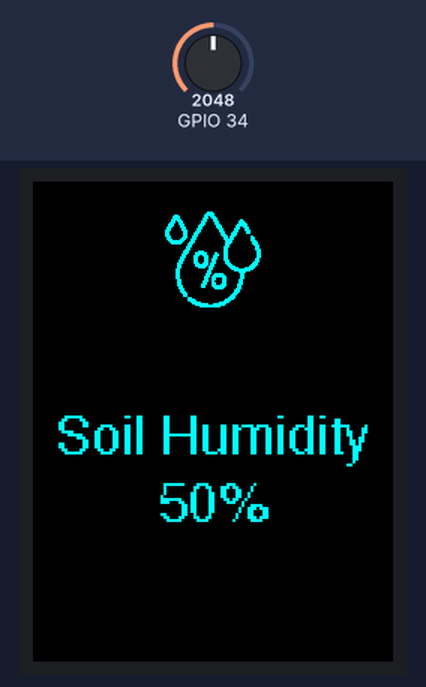
A sketch run on a simulated ESP32. Parts: 240×320 colour display. Inputs (shaded band) come from the test bench; at power-on: GPIO 34 = 2048. WiFi joins after 1.5 s; servers stay silent unless stated; network time is answered at once with the bench clock; the local clock reads 2024-03-15 10:24:30 at power-on unless the sketch sets it; what the sketch prints to the serial monitor is not drawn.

Above: at 1.9 s.
At 5.7 s:
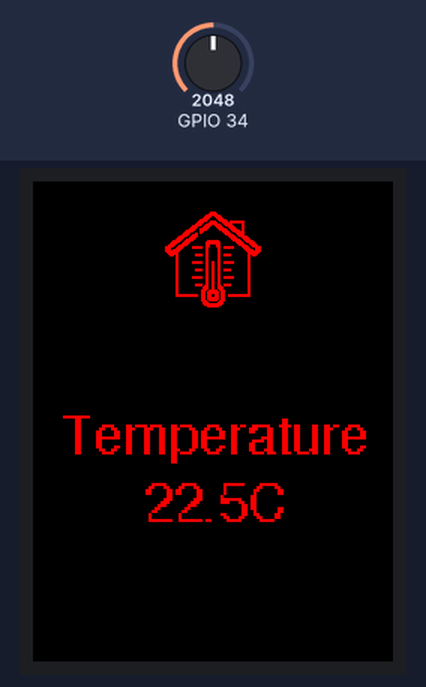
5.8 s: GPIO 34 set to 2866
At 16.3 s:
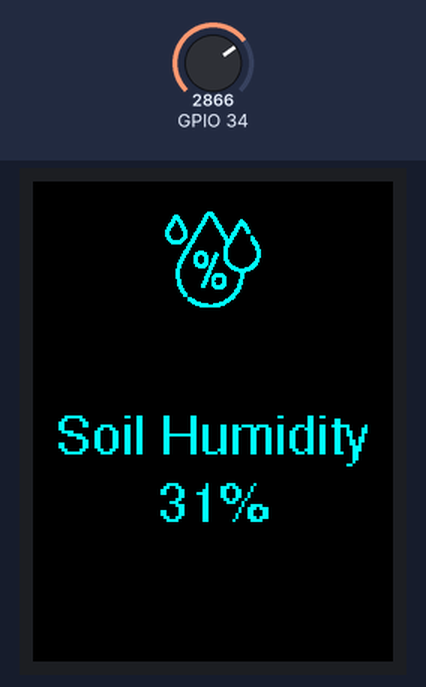
16.9 s: GPIO 34 set to 3603
At 32.0 s:
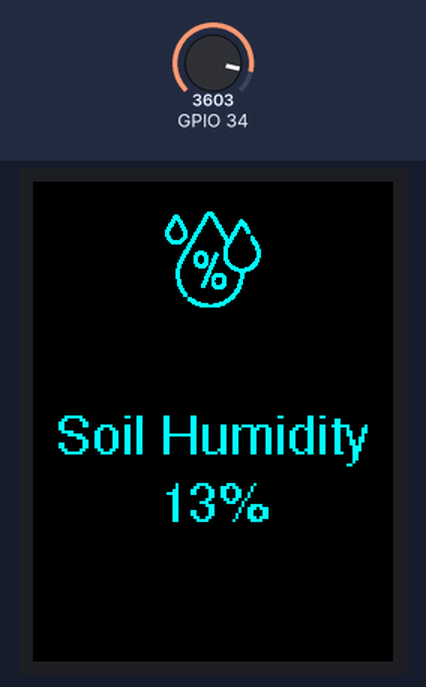
Timing chart, 0 to 33.5 s (numbered marks = the images above; inputs shaded):
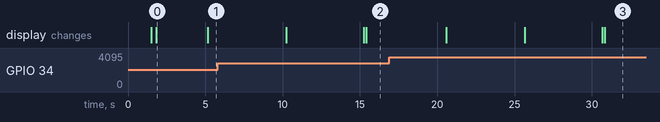

The sketch:

SmartPlot.ino
```cpp
#include <WiFi.h>
#include <WiFiManager.h>
#include <TFT_eSPI.h>
#include <NTPClient.h>
#include <WiFiUdp.h>
#include "ScreenManager.h"
#include "SoilHumidityScreen.h"
#include "TemperatureScreen.h"
#include "HumiditySensorManager.h"
#include "TimeScreen.h"

TFT_eSPI display = TFT_eSPI();  // Create display object
ScreenManager screenManager(display);  // Pass the display to the ScreenManager

HumiditySensorManager humiditySensor(34);  // Pin connected to the humidity sensor

const char* ssid     = "TISCALI_D75E";
const char* password = "MGX48NRMQR";

WiFiUDP ntpUDP;
NTPClient timeClient(ntpUDP, "europe.pool.ntp.org", 3600, 60000);

void setup() {
    Serial.begin(115200);

    WiFi.begin(ssid, password);
    Serial.print("Connecting to WiFi");
    while (WiFi.status() != WL_CONNECTED) {
        delay(500);
        Serial.print(".");
    }
    Serial.println("Connected");

    display.init();
    display.setRotation(2);  // Adjust as needed
    display.setTextSize(2);
    display.setFreeFont(&FreeSans9pt7b);  // Set the custom font

    timeClient.begin();

    humiditySensor.init();  // Initialize the humidity sensor

    // Initialize screens
    SoilHumidityScreen* soilHumidityScreen = new SoilHumidityScreen(&humiditySensor);
    TemperatureScreen* temperatureScreen = new TemperatureScreen(22.5);   // Example temperature value (commented as you don't have a sensor yet)
    TimeScreen* timeScreen = new TimeScreen(timeClient);

    screenManager.addScreen(soilHumidityScreen);
    screenManager.addScreen(temperatureScreen);  // Add temperature screen when sensor is available
    screenManager.addScreen(timeScreen);  // Add the time screen

    // Show the first screen
    screenManager.displayCurrentScreen();
}

void loop() {
    static unsigned long lastSwitchTime = 0;
    timeClient.update();  // Update time from NTP server

    if (millis() - lastSwitchTime > 5000) {  // Switch screen every 5 seconds
        screenManager.nextScreen();
        screenManager.displayCurrentScreen();
        lastSwitchTime = millis();
        Serial.print("Switched to screen ");
    }
}
```

HumiditySensorManager.cpp
```cpp
#include "HumiditySensorManager.h"
#include <Arduino.h>

HumiditySensorManager::HumiditySensorManager(int analogPin) : pin(analogPin) {}

void HumiditySensorManager::init() {
    pinMode(pin, INPUT);
}

int HumiditySensorManager::readHumidity() {
    int analogValue = analogRead(pin);
    int percentageHumidity = map(analogValue, 0, 4095, 100, 0);  // Convert analog value to percentage
    return percentageHumidity;
}
```

HumiditySensorManager.h
```cpp
#ifndef HUMIDITYSENSORMANAGER_H
#define HUMIDITYSENSORMANAGER_H

class HumiditySensorManager {
public:
    HumiditySensorManager(int analogPin);
    void init();
    int readHumidity();

private:
    int pin;
};

#endif
```

Screen.h
```cpp
#ifndef SCREEN_H
#define SCREEN_H

#include <TFT_eSPI.h>  // Include TFT_eSPI here

class Screen {
public:
    virtual void display(TFT_eSPI &display) = 0;
};

#endif
```

ScreenManager.cpp
```cpp
#include "ScreenManager.h"

ScreenManager::ScreenManager(TFT_eSPI& display) : display(display), currentScreenIndex(0) {}

void ScreenManager::addScreen(Screen* screen) {
    screens.push_back(screen);
}

void ScreenManager::nextScreen() {
    currentScreenIndex = (currentScreenIndex + 1) % screens.size();
}

void ScreenManager::displayCurrentScreen() {
    if (!screens.empty()) {
        display.fillScreen(TFT_BLACK);
        screens[currentScreenIndex]->display(display);
    }
}
```

ScreenManager.h
```cpp
#ifndef SCREENMANAGER_H
#define SCREENMANAGER_H

#include <vector>
#include "Screen.h"

class ScreenManager {
public:
    ScreenManager(TFT_eSPI& display);
    void addScreen(Screen* screen);
    void nextScreen();
    void displayCurrentScreen();

private:
    TFT_eSPI& display;
    std::vector<Screen*> screens;
    int currentScreenIndex;
};

#endif
```

SoilHumidityScreen.cpp
```cpp
#include "SoilHumidityScreen.h"
#include "humidityIcon.h"  // Assicurati che il file dell'icona sia incluso

SoilHumidityScreen::SoilHumidityScreen(HumiditySensorManager* sensorManager) : sensorManager(sensorManager) {}

void SoilHumidityScreen::display(TFT_eSPI &display) {
    int humidity = sensorManager->readHumidity();  // Get the current humidity reading

    display.fillScreen(TFT_BLACK);
    display.setTextColor(TFT_CYAN, TFT_BLACK);
    display.setFreeFont(&FreeSans9pt7b);  // Set the custom font

    // Display the icon at the top center
    int iconX = (display.width() - 64) / 2;  // Adjust for your icon size
    int iconY = 20;  // Adjust for desired position
    display.drawBitmap(iconX, iconY, humidityIcon, 64, 64, TFT_CYAN);

    // Calculate the width of the first line text
    String firstLine = "Soil Humidity";
    int firstLineWidth = display.textWidth(firstLine.c_str());

    // Calculate the position to center the first line text
    int firstLineCenterX = (display.width() - firstLineWidth) / 2;

    // Display the first line centered
    display.setCursor(firstLineCenterX, display.height() / 2 + 20);
    display.println(firstLine);

    // Convert the humidity to a string and get its width
    String humidityStr = String(humidity) + "%";
    int percentageWidth = display.textWidth(humidityStr.c_str());

    // Calculate the position to center the percentage on the second line
    int percentageCenterX = (display.width() - percentageWidth) / 2;

    // Display the second line with the percentage centered
    display.setCursor(percentageCenterX, display.height() / 2 + 65);
    display.print(humidityStr);
}
```

SoilHumidityScreen.h
```cpp
#ifndef SOILHUMIDITYSCREEN_H
#define SOILHUMIDITYSCREEN_H

#include "Screen.h"
#include "HumiditySensorManager.h"

class SoilHumidityScreen : public Screen {
public:
    SoilHumidityScreen(HumiditySensorManager* sensorManager);
    void display(TFT_eSPI &display) override;

private:
    HumiditySensorManager* sensorManager;
};

#endif
```

TemperatureScreen.cpp
```cpp
#include "TemperatureScreen.h"
#include "roomTemperatureIcon.h"

TemperatureScreen::TemperatureScreen(float temperature) : temperature(temperature) {}

void TemperatureScreen::display(TFT_eSPI &display) {
    display.fillScreen(TFT_BLACK);
    display.setTextColor(TFT_RED, TFT_BLACK);
    display.setFreeFont(&FreeSans9pt7b);  // Set the custom font

     //Display the icon at the top center (if you have one for temperature)
     int iconX = (display.width() - 64) / 2;  // Adjust for your icon size
     int iconY = 20;  // Adjust for desired position
     display.drawBitmap(iconX, iconY, roomTemperatureIcon, 64, 64, TFT_RED);

    // Calculate the width of the first line text
    String firstLine = "Temperature";
    int firstLineWidth = display.textWidth(firstLine.c_str());

    // Calculate the position to center the first line text
    int firstLineCenterX = (display.width() - firstLineWidth) / 2;

    // Display the first line centered
    display.setCursor(firstLineCenterX, display.height() / 2 + 20);
    display.println(firstLine);

    // Convert the temperature to a string and get its width
    String temperatureStr = String(temperature, 1) + "°C";
    int temperatureWidth = display.textWidth(temperatureStr.c_str());

    // Calculate the position to center the temperature on the second line
    int temperatureCenterX = (display.width() - temperatureWidth) / 2;

    // Display the second line with the temperature centered
    display.setCursor(temperatureCenterX, display.height() / 2 + 65);
    display.print(temperatureStr);

}
```

TemperatureScreen.h
```cpp
#ifndef TEMPERATURESCREEN_H
#define TEMPERATURESCREEN_H

#include "Screen.h"

class TemperatureScreen : public Screen {
public:
    TemperatureScreen(float temperature);
    void display(TFT_eSPI &display) override;

private:
    float temperature;
};

#endif
```

TimeScreen.cpp
```cpp
#include "TimeScreen.h"
#include <time.h>

const char* dayNames[] = {"Sunday", "Monday", "Tuesday", "Wednesday", "Thursday", "Friday", "Saturday"};
const char* monthNames[] = {"January", "February", "March", "April", "May", "June", "July", "August", "September", "October", "November", "December"};

TimeScreen::TimeScreen(NTPClient &timeClient) : timeClient(timeClient) {}

bool TimeScreen::isDST(int day, int month, int weekday) {
    // DST in Italy starts on the last Sunday in March and ends on the last Sunday in October
    if (month < 3 || month > 10) return false; // Before last Sunday in March or after last Sunday in October
    if (month > 3 && month < 10) return true;  // Between April and September

    int previousSunday = day - weekday;

    // In March, DST starts if today is the last Sunday or later
    if (month == 3) return previousSunday >= 25;

    // In October, DST ends if today is the last Sunday or later
    if (month == 10) return previousSunday < 25;

    return false;  // Should never reach here
}

String TimeScreen::getFormattedTime() {
    time_t rawTime = timeClient.getEpochTime();
    struct tm *ptm = gmtime(&rawTime);

    // Adjust for DST
    int dstOffset = isDST(ptm->tm_mday, ptm->tm_mon + 1, ptm->tm_wday) ? 3600 : 0;
    rawTime += dstOffset;
    ptm = gmtime(&rawTime);

    char timeString[6];
    sprintf(timeString, "%02d:%02d", ptm->tm_hour, ptm->tm_min);
    return String(timeString);
}

String TimeScreen::getFormattedDate() {
    time_t rawTime = timeClient.getEpochTime();
    struct tm *ptm = gmtime(&rawTime);

    // Adjust for DST
    int dstOffset = isDST(ptm->tm_mday, ptm->tm_mon + 1, ptm->tm_wday) ? 3600 : 0;
    rawTime += dstOffset;
    ptm = gmtime(&rawTime);

    char dateString[30];
    sprintf(dateString, "%s %d %s", dayNames[ptm->tm_wday], ptm->tm_mday, monthNames[ptm->tm_mon]);
    return String(dateString);
}

void TimeScreen::display(TFT_eSPI &display) {
    display.setTextColor(TFT_WHITE, TFT_BLACK);
    display.setFreeFont(&FreeSans9pt7b);  // Set the custom font
    display.setTextSize(3);

    String timeStr = getFormattedTime();
    int16_t timeX = (display.width() - display.textWidth(timeStr.c_str())) / 2;
    display.setCursor(timeX, display.height() / 2);
    display.print(timeStr);

    display.setTextSize(1);
    String dateStr = getFormattedDate();
    int16_t dateX = (display.width() - display.textWidth(dateStr.c_str())) / 2;
    display.setCursor(dateX, display.height() / 2 + 30);  // Adjust the Y position as needed
    display.print(dateStr);
    display.setTextSize(2);

}
```

TimeScreen.h
```cpp
#ifndef TIME_SCREEN_H
#define TIME_SCREEN_H

#include "Screen.h"
#include <NTPClient.h>
#include <WiFiUdp.h>
#include <time.h>

class TimeScreen : public Screen {
public:
    TimeScreen(NTPClient &timeClient);
    void display(TFT_eSPI &display) override;

private:
    NTPClient &timeClient;
    String getFormattedTime();
    String getFormattedDate();
    bool isDST(int day, int month, int weekday);


};

#endif
```

WiFiManagerHandler.cpp
```cpp
/*#include "WiFiManagerHandler.h"
#include <Arduino.h>

// Constructor
WiFiManagerHandler::WiFiManagerHandler(DisplayManager &displayManager) : display(displayManager) {}

// Function to connect to WiFi
void WiFiManagerHandler::connectWiFi() {
    WiFiManager wifiManager;
    wifiManager.setConfigPortalTimeout(300);  // Timeout for configuration portal
    wifiManager.setSaveConfigCallback([this]() { this->saveConfigCallback(); });
    wifiManager.setAPCallback([this](WiFiManager *myWiFiManager) { this->configModeCallback(myWiFiManager); });
    wifiManager.setConfigPortalTimeoutCallback(configPortalTimeoutCallbackStatic);

    if (!wifiManager.autoConnect("AutoConnectAP")) {
        ESP.restart();
    }

    Serial.println("WiFi connected.");
    display.showMessage("WiFi Connection\nEstablished");
}

// Save configuration callback
void WiFiManagerHandler::saveConfigCallback() {
    Serial.println("WiFi configuration saved");
}

// Configuration mode callback
void WiFiManagerHandler::configModeCallback(WiFiManager *myWiFiManager) {
    Serial.println("Connect to " + myWiFiManager->getConfigPortalSSID());
    display.showMessage("Connect to\n" + myWiFiManager->getConfigPortalSSID() + "\nwith your\nsmartphone");
}

// Static configuration mode callback
void WiFiManagerHandler::configModeCallbackStatic(WiFiManager *myWiFiManager) {
    WiFiManagerHandler::configModeCallback(myWiFiManager);
}

// Configuration portal timeout callback
void WiFiManagerHandler::configPortalTimeoutCallback() {
    display.showMessage("Error during\nconfiguration");
    display.showMessage("Please restart\nyour device");
}

// Static configuration portal timeout callback
void WiFiManagerHandler::configPortalTimeoutCallbackStatic() {
    WiFiManagerHandler::configPortalTimeoutCallback();
}
*/
```

Source omitted: humidityIcon.h (data table, 3385 bytes), mperatureIcon.h (data table, 3399 bytes)

Measured:
- what the display in image 0 shows lasts 3.4 s, from 1.8 s to 5.2 s
